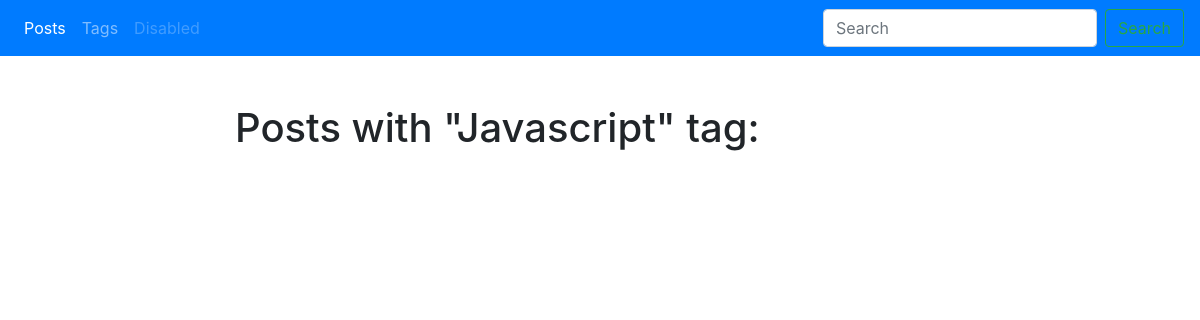
The app's page /blog/tag/javascript/, older data.
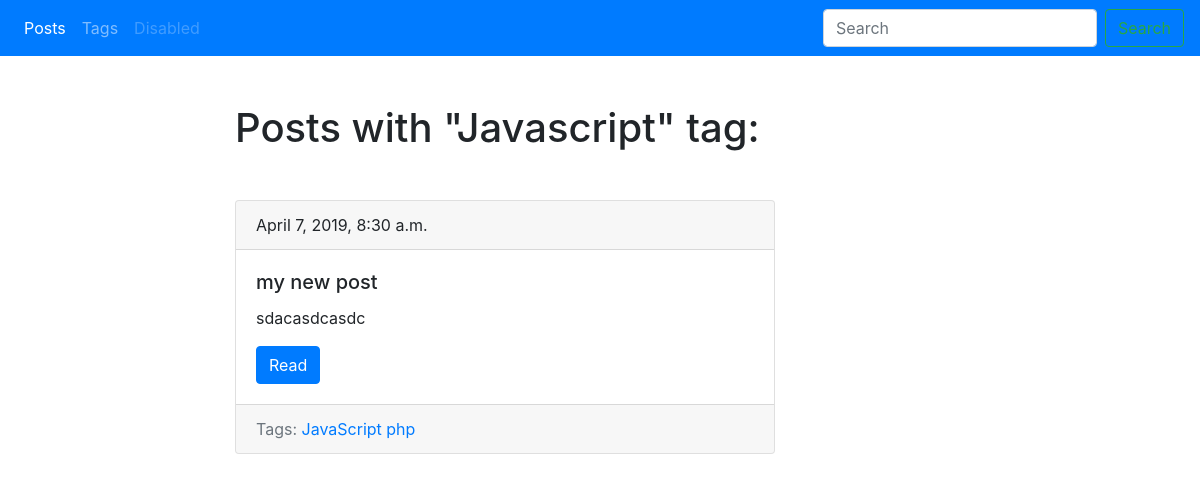
The same page, newer data.
### blog/models.py (models this page shows, shortened)
class Tag(models.Model):
    title = models.CharField(max_length=50)
    slug = models.CharField(max_length=50, unique=True)
    def get_absolute_url(self):
        return reverse('tag_detail_url', kwargs={'slug': self.slug})

class Post(models.Model):
    title = models.CharField(max_length=150, db_index=True)
    slug = models.SlugField(max_length=150, blank=True, unique=True)
    body = models.TextField(blank=True, db_index=True)
    tags = models.ManyToManyField('Tag', blank=True, related_name='posts')
    date_pub = models.DateTimeField(auto_now_add=True)
    def get_absolute_url(self):
        return reverse('post_detail_url', kwargs={'slug': self.slug})

### blog/views.py (the view)
# urls.py: path('tag/<str:slug>/', TagDetail.as_view(), name='tag_detail_url'),
class TagDetail(ObjectDetailMixin, View):
    model = Tag
    template = 'blog/tag_detail.html'

### blog/utils.py (called while the page is built)
    def get(self, request, slug):
        obj = get_object_or_404(self.model, slug__iexact=slug)
        return render(request, self.template, context={self.model.__name__.lower(): obj})

### blog/templates/blog/tag_detail.html (shortened to what this page needs)
{% extends 'blog/base_blog.html' %}
{% block content %}
    <h1 class="mb-5">Posts with "{{ tag.title | title }}" tag:</h1>
    {% for post in tag.posts.all %}
        {% include 'blog/includes/post_card_template.html' %}
    {% endfor %}
{% endblock %}

### blog/templates/blog/base_blog.html
{% extends 'base.html' %}

### templates/base.html (shortened to what this page needs)
<!DOCTYPE html>
<html lang="en">
<head>
    <link rel="stylesheet" href="https://stackpath.bootstrapcdn.com/bootstrap/4.3.1/css/bootstrap.min.css"
>
</head>
<body>
<nav class="navbar navbar-expand-lg navbar-dark bg-primary">
    <div class="collapse navbar-collapse" id="navbarSupportedContent">
        <ul class="navbar-nav mr-auto">
            <li class="nav-item active">
                <a class="nav-link" href="{% url 'posts_list_url' %}">Posts <span class="sr-only">(current)</span></a>
            </li>
            <li class="nav-item">
                <a class="nav-link" href="{% url 'tags_list_url' %}">Tags </a>
            </li>
            <li class="nav-item">
                <a class="nav-link disabled" href="#" tabindex="-1" aria-disabled="true">Disabled</a>
            </li>
        </ul>
        <form class="form-inline my-2 my-lg-0">
            <input class="form-control mr-sm-2" type="search" placeholder="Search" aria-label="Search">
            <button class="btn btn-outline-success my-2 my-sm-0" type="submit">Search</button>
        </form>
    </div>
</nav>
<div class="container mt-5">
    <div class="row">
        <div class="col-6 offset-md-2">
            {% block content %}{% endblock %}
        </div>
    </div>
</div>
</body>
</html>

### blog/templates/blog/includes/post_card_template.html
<div class="card mb-3">
    <div class="card-header">
        {{ post.date_pub }}
    </div>
    <div class="card-body">
        <h5 class="card-title"> {{ post.title }} </h5>
        <p class="card-text"> {{ post.body|truncatewords:15 }} </p>
        <a href="{{ post.get_absolute_url }}" class="btn btn-primary">Read</a>
    </div>
    <div class="card-footer text-muted">
        Tags:
        {% for tag in post.tags.all %}
            <a href="{{ tag.get_absolute_url }}">{{ tag.title }}</a>
        {% endfor %}
    </div>
</div>

Row changes from the older to the newer data that the page shows:
added Post: date_pub "April 7, 2019, 8:30 a.m.", title "my new post", body "sdacasdcasdc", Tag (title "JavaScript")
now on this page (row unchanged): Tag: title "php"
